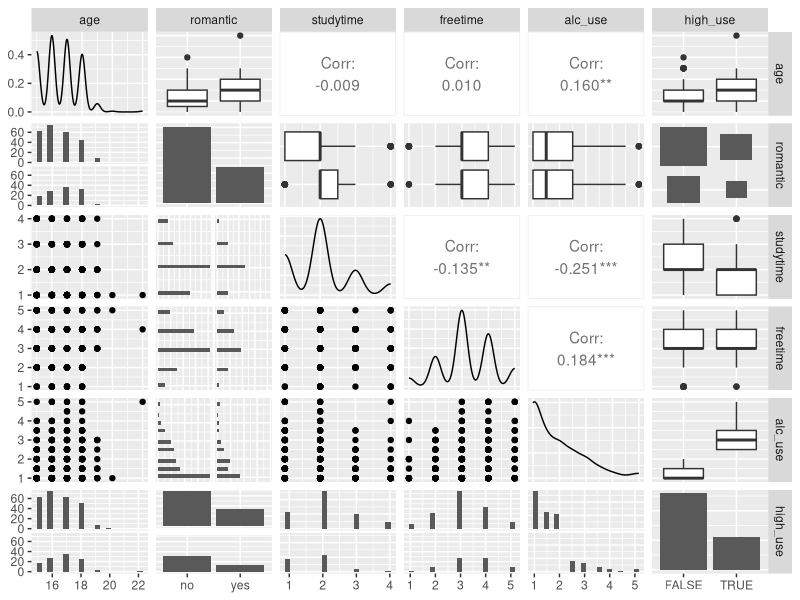
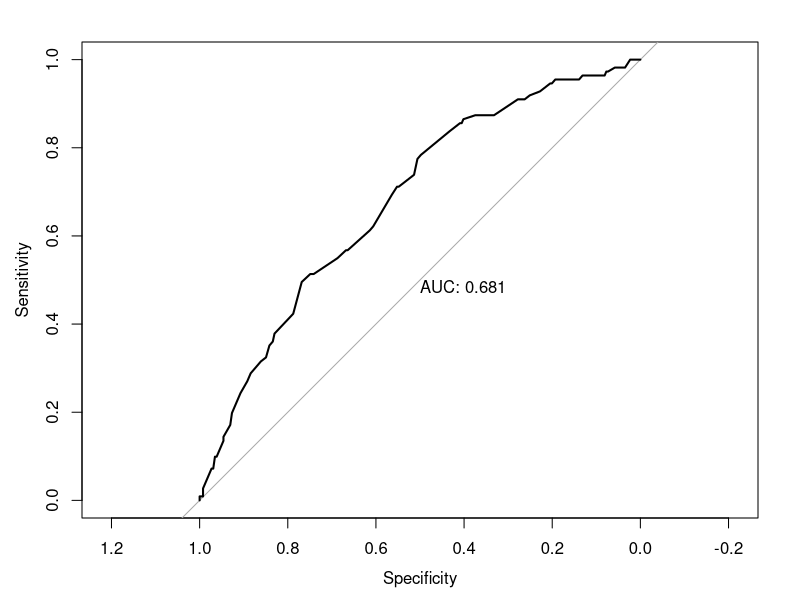
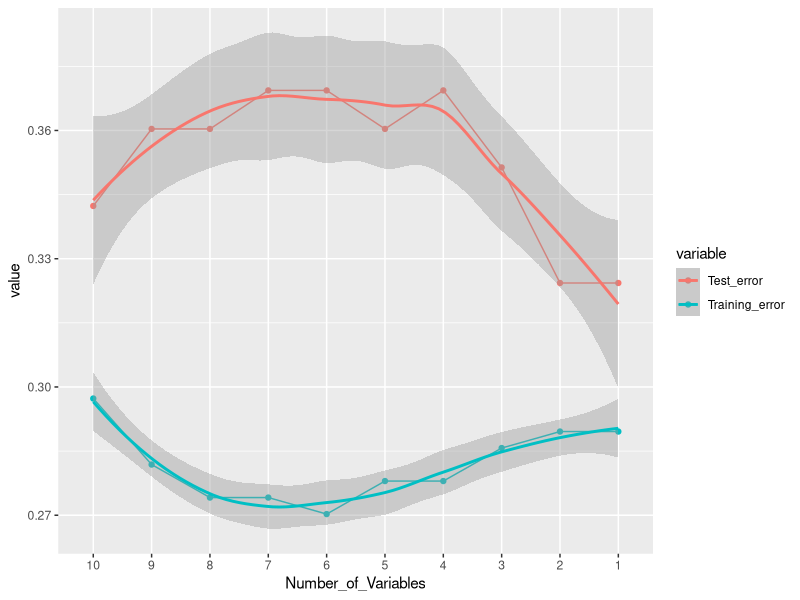

Generate these figures, in order, with R:
## ---- chunk 1
knitr::opts_chunk$set(echo = TRUE)
## ---- chunk 2
library(tidyverse)

# Read data table to R - environment
wrangled_student_mat_por <- as.data.frame(read_csv("Data/wrangled_student_mat_por.csv"))
colnames(wrangled_student_mat_por)
## ---- chunk 3
library(ggplot2)
library(GGally)

# Summary table
int_variables<-c("age","romantic","studytime","freetime","alc_use","high_use")
summary(wrangled_student_mat_por[int_variables])

# Unique values for romantic column
unique(wrangled_student_mat_por$romantic)

# Group by romantic before summarise
wrangled_student_mat_por %>% group_by(romantic) %>% summarise(count = n())

# Scatterplot
p <- ggpairs(wrangled_student_mat_por[int_variables], mapping = aes(), lower =list(combo = wrap("facethist", bins = 20))) 
p
## ---- chunk 4
m <- glm(high_use ~ freetime + studytime + age + factor(romantic), data = wrangled_student_mat_por, family = "binomial")

# Summary
summary(m)

# compute odds ratios (OR)
OR <- coef(m) %>% exp

# compute confidence intervals (CI)
CI <- confint(m) %>% exp

# print out the odds ratios with their confidence intervals
cbind(OR, CI)

## ---- chunk 5
library(caret)
# Let's select only freetime, studytime and age for the next model
m <- glm(high_use ~ freetime + studytime + age, data = wrangled_student_mat_por, family = "binomial")

# Summary
summary(m)

# Making predictions on the train set.
# Probability
wrangled_student_mat_por <- mutate(wrangled_student_mat_por, probability = predict(m, type = "response"))
# Prediction
wrangled_student_mat_por <- mutate(wrangled_student_mat_por, prediction = probability > 0.5)
# 2x2 cross tabulation of predictions versus the actual values
table(high_use = wrangled_student_mat_por$high_use, prediction = wrangled_student_mat_por$prediction)

# Making predictions on the test set.
test_pred<- ifelse(predict(m, newdata = wrangled_student_mat_por, type = "response") > 0.5, "TRUE", "FALSE")
# 2x2 cross tabulation of predictions versus the actual values
table(high_use = wrangled_student_mat_por$high_use, prediction = test_pred)

# We can study our model goodness more by looking ConfusionMatrix of the results
confusionMatrix(table(high_use = wrangled_student_mat_por$high_use, prediction = test_pred))

# Prediction plot
# access dplyr and ggplot2
library(dplyr); library(ggplot2)

# initialize a plot of 'high_use' versus 'probability' in 'wrangled_student_mat_por'
# define the geom as points and draw the plot
g <- ggplot(wrangled_student_mat_por, aes(x = high_use, y =as.numeric(probability))) +
    geom_point(aes(y = as.numeric(probability)), alpha = 0.2)

# ROC curve
library('pROC')
test_prob <- predict(m, newdata = wrangled_student_mat_por, type = "response")
test_roc <- roc(wrangled_student_mat_por$high_use ~ test_prob, plot = TRUE, print.auc = TRUE)
test_roc
# Define a loss function (mean prediction error)
calc_class_err <- function(actual, predicted) {
  mean(actual != predicted)
}

# call loss_func to compute the average number of wrong predictions in the (training) data
calc_class_err(actual = wrangled_student_mat_por$high_use, predicted = wrangled_student_mat_por$prediction)

# call loss_func to compute the average number of wrong predictions in the (test) data
# Error rate should be near each other with training and testing data
calc_class_err(actual = wrangled_student_mat_por$high_use, predicted = test_pred)

## ---- chunk 6
library(caret)

#specify the cross-validation method
ctrl <- trainControl(method = "cv", number = 10)

#fit a regression model and use k-fold CV to evaluate performance
model <- train(factor(high_use) ~ freetime + studytime + age, data = wrangled_student_mat_por, family = "binomial", method = "glm", trControl = ctrl)
model

# Show also summary of model
summary(model)

#View final model parameters
model$finalModel

## ---- chunk 7
# select only columns under interest
wrangled_student_mat_por_sub <- wrangled_student_mat_por[,colnames(wrangled_student_mat_por) %in% c("famsize","Medu","Fedu","traveltime","famrel","sex","health","freetime","studytime","age","high_use")]

# Divide data to test and training sets by using 70 % of the data for the training set
dat <- list()
dat[['index']] <- sample(nrow(wrangled_student_mat_por_sub), size = nrow(wrangled_student_mat_por_sub) * 0.7)
dat[['training']] <- wrangled_student_mat_por_sub[dat$index, ]
dat[['test']] <- wrangled_student_mat_por_sub[-dat$index,]

# Empty lists
count_of_variables <- test_mses <- training_mses <- list()
# For loop to test different counts of variables
for (i in 1:(ncol(wrangled_student_mat_por_sub)- 1)) {
    
    # Build new model every iteration containing one variable less    
    train_mod <-glm(high_use~., data = dat$training[,i:ncol(dat$training)])
    
    # Predict values for training data
    y_hat_training <- predict(train_mod, type = "response")
    train_predict = y_hat_training > 0.5
    # Collect training error
    training_mses[[i]] <- calc_class_err(actual = dat$training$high_use, predicted = train_predict)
    
    # Predict values for testing data
    y_hat_test <- predict(train_mod, newdata = dat$test)
    test_predict = y_hat_test > 0.5
    test_mses[[i]] <- calc_class_err(actual = dat$test$high_use, predicted = test_predict)
    
    count_of_variables[[i]] <- length(train_mod$coefficients) - 1
}

# Build dataframe from results to be used in ggplot
df<-data.frame(Number_of_Variables=unlist(count_of_variables), Test_error=unlist(test_mses),
                Training_error=unlist(training_mses))
# Build plot
library("reshape2")
df_long<-melt(df, id="Number_of_Variables",)
df_long$Number_of_Variables<-factor(df_long$Number_of_Variables, levels=df$Number_of_Variables)
a<-ggplot(df_long, aes(x = Number_of_Variables,y=value, color=variable, group=variable)) +
    geom_point() +
    geom_line() +
    geom_smooth() +
    scale_x_discrete(limits = rev(levels(df$Number_of_Variables)))
a

